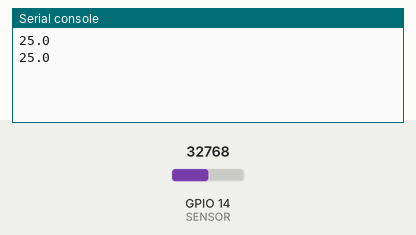
Recording of a program running on a simulated ESP32 board running MicroPython. On the bench: the last lines printed to the serial console. Inputs (shaded band) come from the test bench; at power-on: GPIO 14 (SENSOR) = 32768 (analog values on the 0–65535 scale).

Above: at 1.2 s.
1.3 s: GPIO 14 (SENSOR) set to 45874
At 2.6 s:
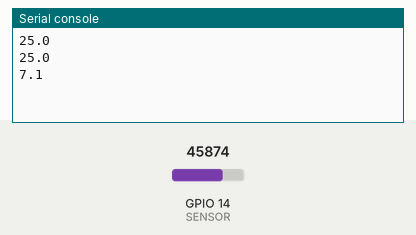
2.8 s: GPIO 14 (SENSOR) set to 57670
At 3.6 s:
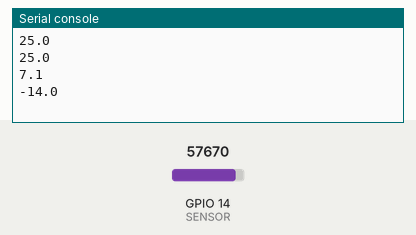
Timing chart, 0 to 5.8 s (numbered marks = the images above; inputs shaded):
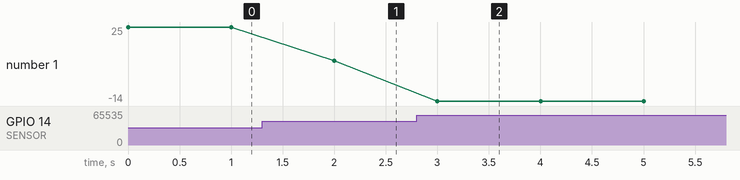

Measured:
- after the input at 1.3 s, the serial console: prints a new line after 0.70 s (image 1)
- after the input at 2.8 s, the serial console: prints a new line after 0.20 s (image 2)
- plotted number 1: 25 → 7.1 after the input at 1.3 s, 7.1 → -14 after the input at 2.8 s

The program:

9_2_ESP32_Arduino_temperatura_termistor.py
```python
"""
MICROPYTHON EN PROYECTOS
Beatriz Padín / Adriana Dapena
Capítulo 9: Cambio climático
---------------------------------------
Se lee la temperatura con un termistor.
- Termistor NTC de 10 kΩ a 25 ℃ / 298.15 K, con B = 3950 K.
- El termistor está conectado en serie con una resistencia de 10 kΩ.
https://learn.adafruit.com/thermistor/using-a-thermistor
"""

from machine import Pin, ADC
from time import sleep
from math import log

# Termistor conectado al GPIO14
SENSOR = ADC(Pin(14))

# Características del termistor
T0 = 298.15
R0 = 10000
B = 3950

# Resistencia del divisor de voltaje
Rs = 10000

while True:
    # Lectura del ADC (valor bruto)
    lectura = SENSOR.read_u16()

    # Resistencia
    R = Rs/(65535/lectura - 1)

    # Temperatura (en kelvins)
    T = 1/(1/T0 + 1/B*log(R/R0))

    # Temperatura (en grados centígrados)
    T = T - 273.15
    print(round(T,1))

    sleep(1)
```
